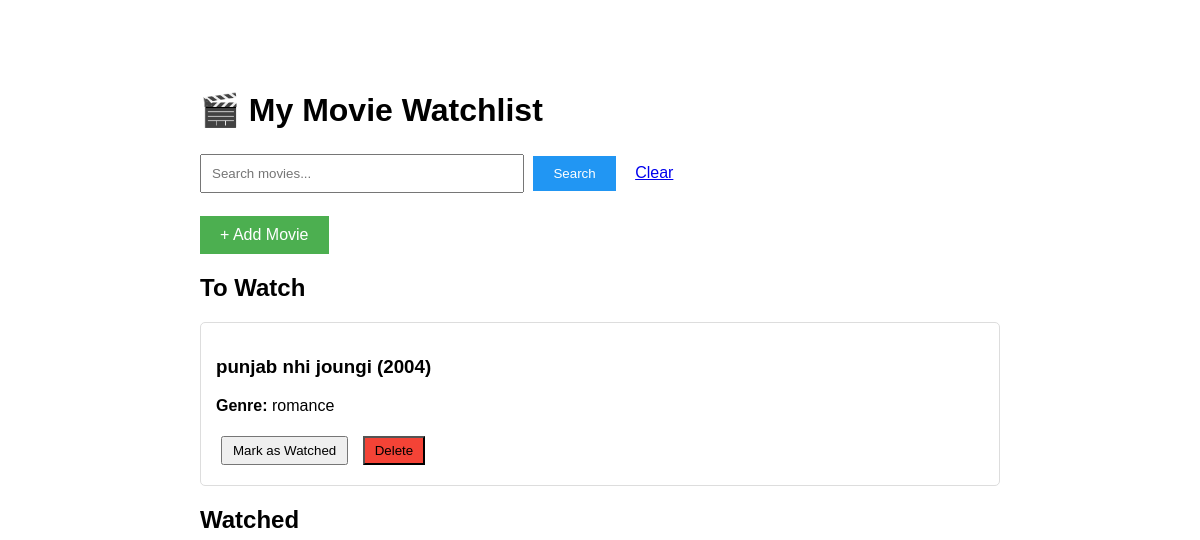
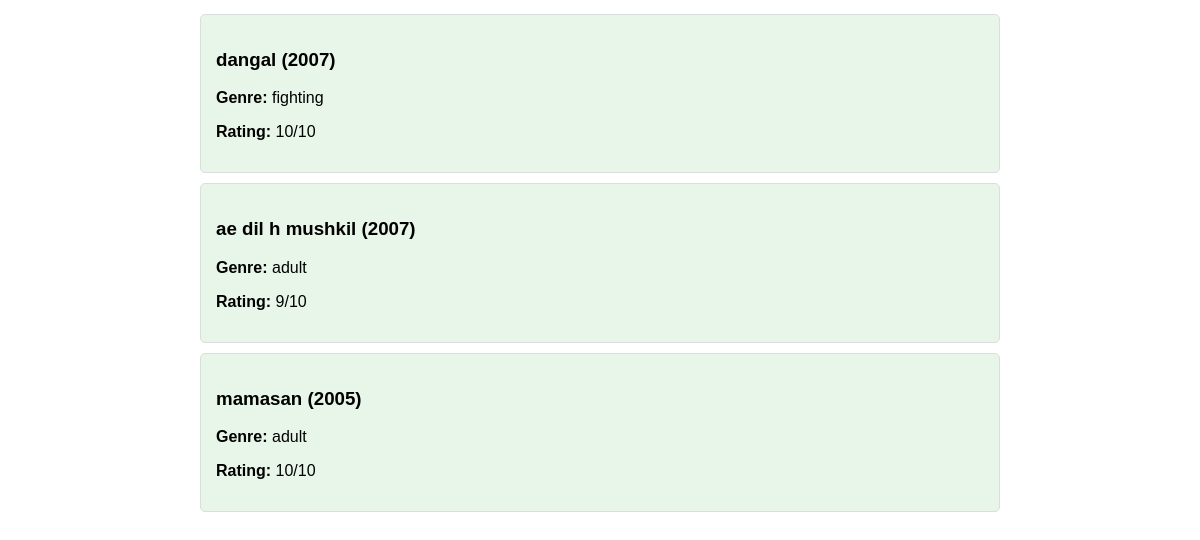
Page / (signed in) on the earlier database version (2 pictures, top to bottom).
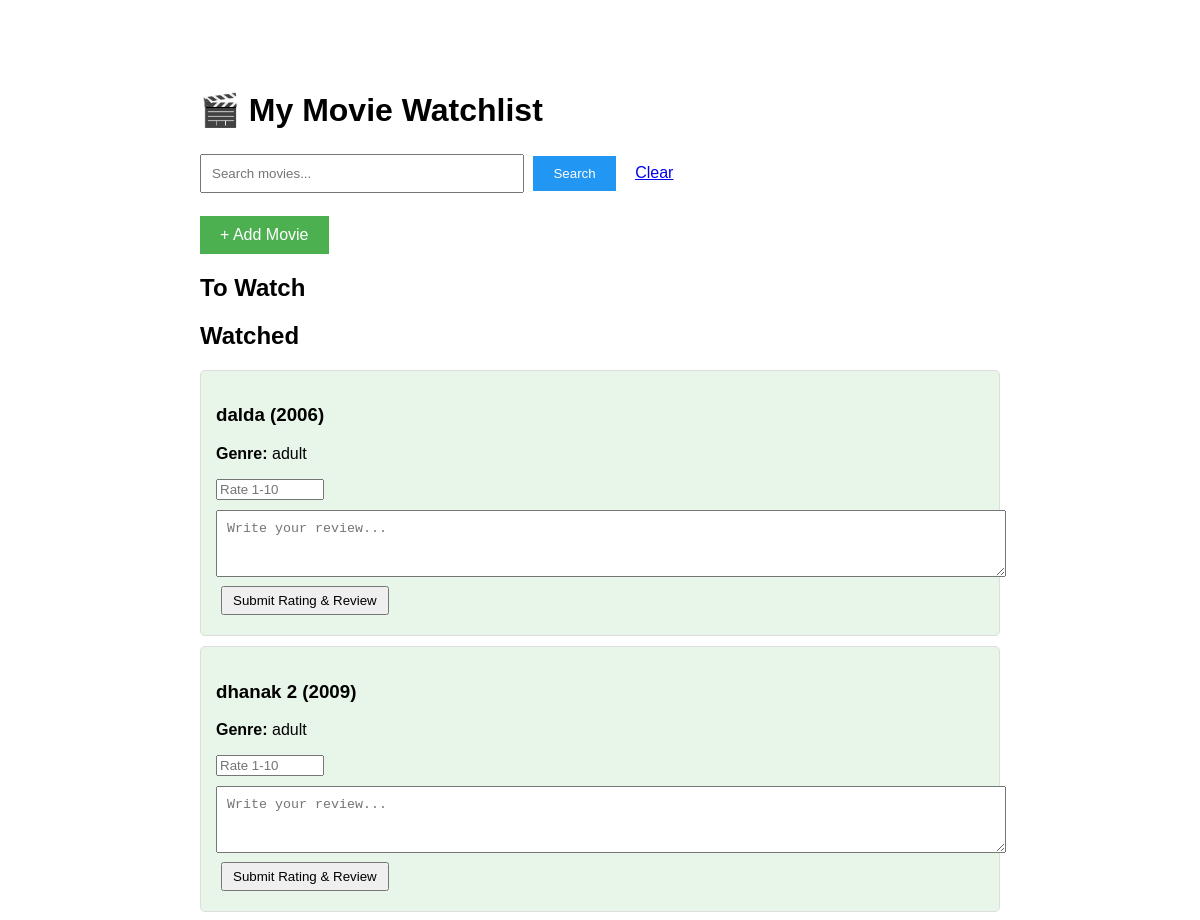
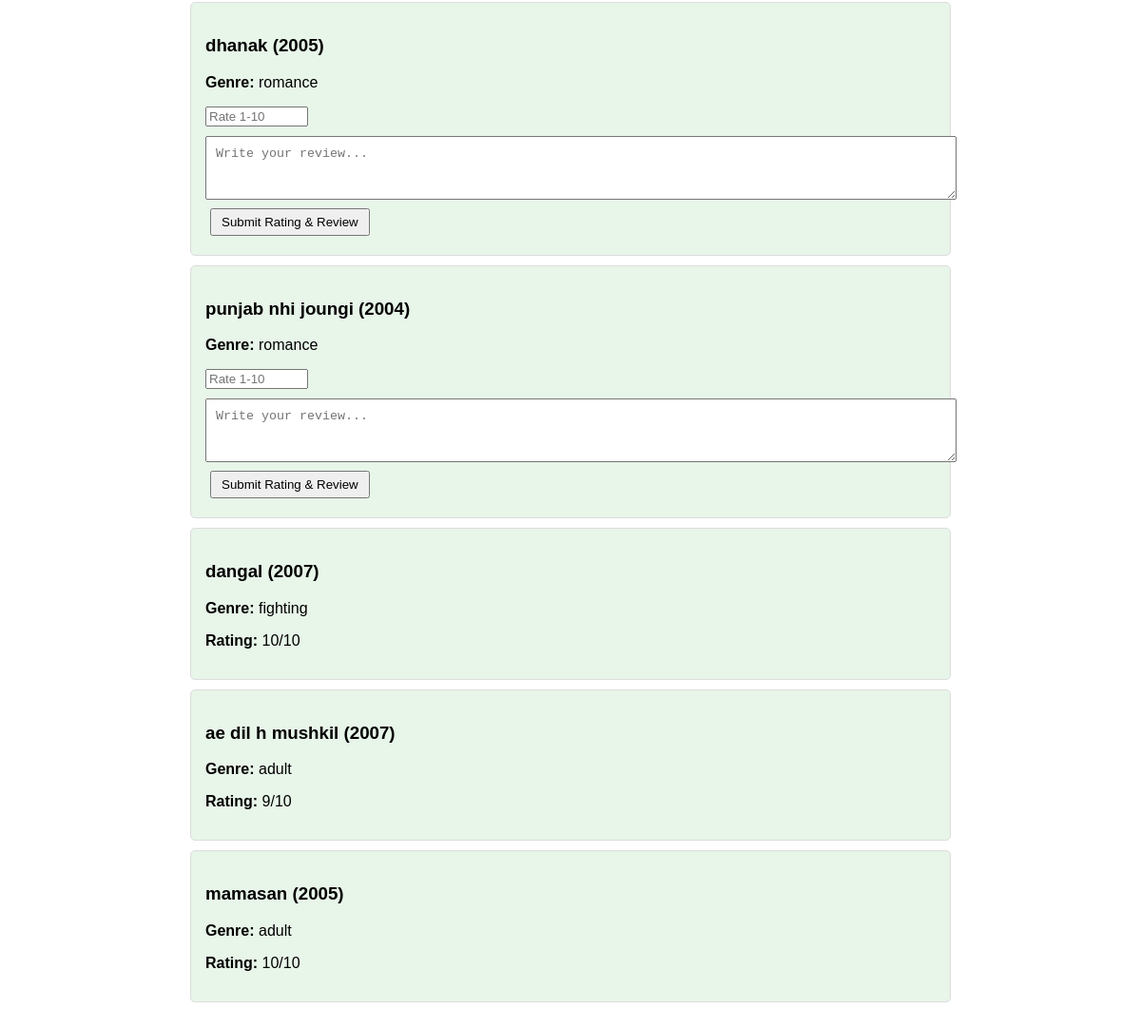
Same page on the later database version (2 pictures, top to bottom).
### watchlist/models.py (models this page shows, shortened)
class Movie(models.Model):
    title=models.CharField(max_length=150)
    year=models.IntegerField(null=True , blank=True)
    genre=models.CharField(max_length=100 , blank=True)
    watched=models.BooleanField(default=False)
    rating=models.IntegerField(null=True , blank=True)
    notes=models.TextField(max_length=300 , blank=True)
    added_date=models.DateTimeField(auto_now_add=True)
    poster=models.ImageField(upload_to='posters/',blank=True, null=True)
    class Meta:
        ordering =['-added_date']

### watchlist/views.py (the view)
# urls.py: path('',views.movie_list,name='movie_list'),
@login_required
def movie_list(request):
    search_query=request.GET.get('search')
    if search_query:
        movies=Movie.objects.filter(title__icontains=search_query)
    else:
        movies=Movie.objects.all()
    return render(request, 'watchlist/movie_list.html' ,{'movies' : movies} )

### watchlist/templates/watchlist/movie_list.html (shortened to what this page needs)
<!DOCTYPE html>
<html>
<head>
</head>
<body>
    <h1>🎬 My Movie Watchlist</h1>
    <form method="GET" style="margin: 20px 0;">
    <input type="text" name="search" placeholder="Search movies..." style="padding: 10px; width: 300px;">
    <button type="submit" style="padding: 10px 20px; background-color: #2196F3; color: white; border: none;">Search</button>
    <a href="{% url 'movie_list' %}" style="margin-left: 10px;">Clear</a>
</form>
    <a href="{% url 'add_movie' %}" class="add-btn">+ Add Movie</a>
    <h2>To Watch</h2>
    {% for movie in movies %}
        {% if not movie.watched %}
        <div class="movie">
            <h3>{{ movie.title }} {% if movie.year %}({{ movie.year }}){% endif %}</h3>
            <p><strong>Genre:</strong> {{ movie.genre }}</p>
            <a href="{% url 'mark_watched' movie.id %}"><button>Mark as Watched</button></a>
            <a href="{% url 'delete_movie' movie.id %}" onclick="return confirm('Delete this movie?')"><button style="background-color: #f44336;">Delete</button></a>
        </div>
        {% endif %}
    {% endfor %}
    <h2>Watched</h2>
    {% for movie in movies %}
        {% if movie.watched %}
        <div class="movie watched">
            <h3>{{ movie.title }} {% if movie.year %}({{ movie.year }}){% endif %}</h3>
            <p><strong>Genre:</strong> {{ movie.genre }}</p>
            {% if movie.rating %}
                <p><strong>Rating:</strong> {{ movie.rating }}/10</p>
            {% else %}
                <form method="POST" action="{% url 'rate_movie' movie.id %}">
    <input type="number" name="rating" min="1" max="10" placeholder="Rate 1-10" required style="width: 100px; display: inline-block;">
    <textarea name="notes" placeholder="Write your review..." style="width: 100%; margin-top: 10px; padding: 10px;" rows="3"></textarea>
    <button type="submit">Submit Rating & Review</button>
</form>
            {% endif %}
        </div>
        {% endif %}
    {% endfor %}
</body>
</html>

### watchlist/templates/watchlist/movie_list.html (style rules this page uses)
body { font-family: Arial; max-width: 800px; margin: 50px auto; padding: 20px; }
.movie { border: 1px solid #ddd; padding: 15px; margin: 10px 0; border-radius: 5px; }
.watched { background-color: #e8f5e9; }
button { padding: 5px 10px; margin: 5px; cursor: pointer; }
.add-btn { background-color: #4CAF50; color: white; padding: 10px 20px; text-decoration: none; display: inline-block; }

Differences in the rows shown:
added Movie: title "dalda", year "2006", genre "adult", shown under "Watched"
added Movie: title "dhanak 2", year "2009", genre "adult", shown under "Watched"
added Movie: title "dhanak", year "2005", genre "romance", shown under "Watched"
changed Movie "punjab nhi joungi": moves from the list under "To Watch" to the list under "Watched"
